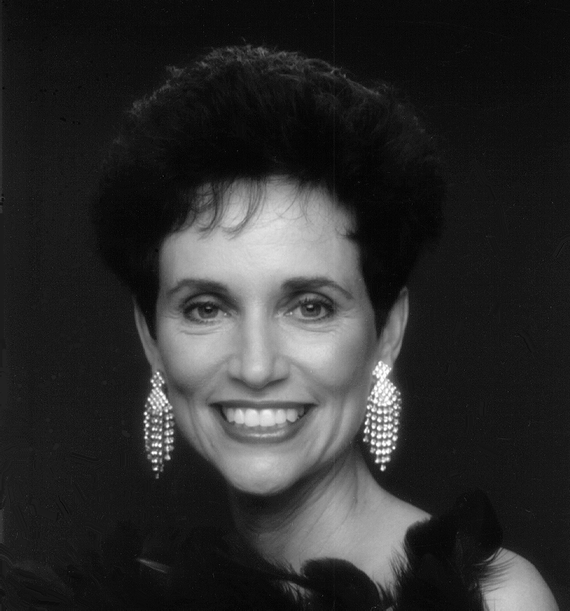
#> input picture exercise/week7/woman.png, 570 x 611 px, shrunk from 732 x 785 before the run
$ jupyter execute ex07.ipynb
#> lines starting #> are read from the running program, lines starting #| are printed output that depends on the picture; after the words box and inside, x2 and y2 are one past the last pixel; in counts of white or black regions, pixels touching at a corner belong together
[cell 1]
import numpy as np
import matplotlib.pyplot as plt
import imageio
from skimage.color import rgb2gray
from scipy.signal import correlate2d, convolve2d

[cell 2]
woman = imageio.imread("woman.png")
#> woman is the input picture: shape (611, 570); min 1, max 255, mean 46.4

[cell 3]
woman_dft = np.fft.fft2(woman)

[cell 4]
f = plt.figure(figsize=(10,8))
ax = f.add_subplot(121)
ax2 = f.add_subplot(122)

ax.imshow(np.log(np.abs(woman_dft)),cmap="gray")
ax.set_title("frequency spectrum")
ax2.imshow(np.angle(woman_dft),cmap="gray")
ax2.set_title("phase spectrum")

plt.show()

[cell 5]
def Fuv(freq, phase):
    return(np.real(np.fft.ifft2(np.multiply(freq, phase))))

[cell 6]
a = Fuv(np.abs(woman_dft), np.exp(1j*np.angle(woman_dft)))

[cell 7]
plt.imshow(a, cmap="gray")
plt.title("reconstructed image")
plt.show()

[cell 8]
plt.imshow(Fuv(1, np.exp(1j*np.angle(woman_dft))), cmap='gray')
#> call 2 of Fuv, with freq = 1, phase = array of shape (611, 570)
#> in Fuv (call 2), `return(np.real(np.fft.ifft2(np.multiply(freq, phase))))`:
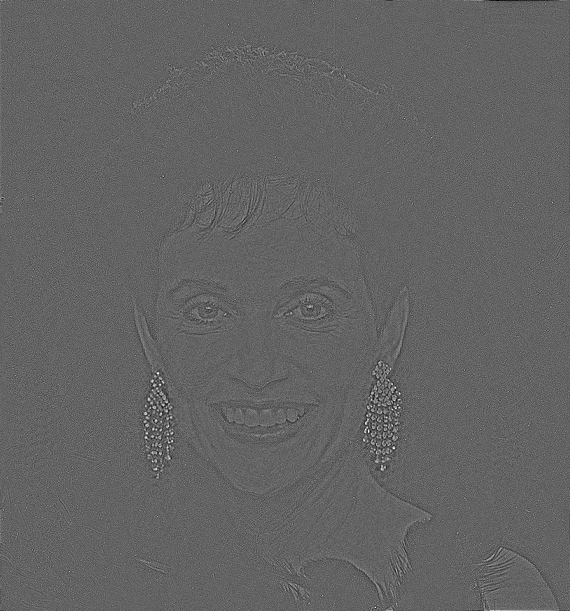
#> returned value: shape (611, 570) float64; min -0.0164, max 0.0255, mean 2.87e-06; drawn with min black and max white
plt.title("IDFT of phase only")
plt.show()

[cell 9]
woman_fftshit = np.fft.fftshift(woman_dft)

[cell 10]
plt.imshow(Fuv(np.abs(woman_fftshit),0), cmap='gray')
#> in Fuv (call 3), `return(np.real(np.fft.ifft2(np.multiply(freq, phase))))`: returned value: shape (611, 570) float64; every value is 0

Rotate image

[cell 11]
rot_img = np.rot90(woman)
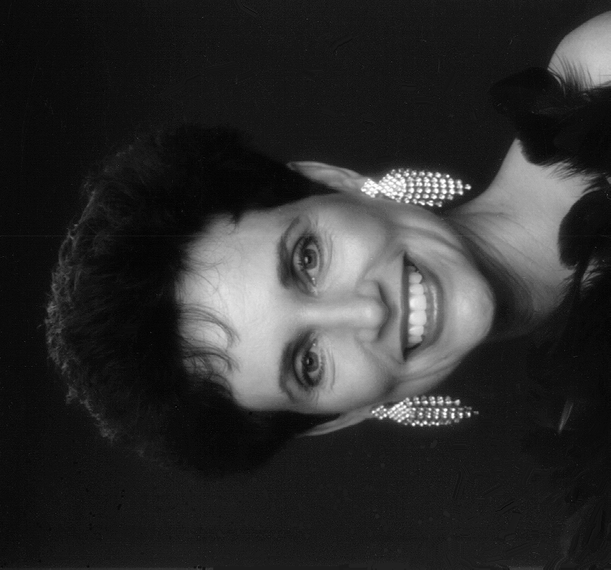
#> rot_img: shape (570, 611); min 1, max 255, mean 46.4
rot_img = np.rot90(rot_img)
#> rot_img: shape (611, 570)

[cell 12]
rot_dft = np.fft.fft2(rot_img)

[cell 13]
f = plt.figure(figsize=(15,10))
ax = f.add_subplot(141)
ax2 = f.add_subplot(142)
ax3 = f.add_subplot(143)
ax4 = f.add_subplot(144)

ax.imshow(np.log(np.abs(woman_dft)),cmap="gray")
ax.set_title("original dft")
ax2.imshow(np.log(np.abs(rot_dft)),cmap="gray")
ax2.set_title("frequency spectrum")
ax3.imshow(np.angle(woman_dft),cmap="gray")
ax3.set_title("original phase")
ax4.imshow(np.angle(rot_dft),cmap="gray")
ax4.set_title("phase spectrum")

plt.show()

Frequency seems same after rotation but phase is different

[cell 14]
saturn = imageio.imread("saturn.tif")
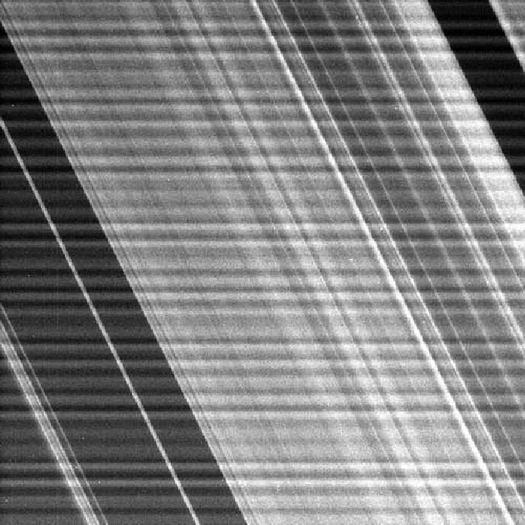
#> input picture exercise/week7/saturn.tif, 525 x 525 px, shrunk from 674 x 674 before the run
#> saturn is the input picture: shape (525, 525); min 0, max 255, mean 127.9

[cell 15]
plt.imshow(saturn,cmap="gray")

[cell 16]
filtr = np.ones([saturn.shape[0],saturn.shape[1]], dtype=np.uint8) * 255
filtr = filtr.astype('uint8')
plt.imshow(filtr, cmap='gray', vmin=0, vmax=255)

[cell 17]
saturn_dft = np.fft.fft2(saturn)

[cell 18]
saturn_shiftdft = np.fft.fftshift(saturn_dft)

[cell 19]
f = plt.figure(figsize=(10,8))
ax = f.add_subplot(121)
ax2 = f.add_subplot(122)

ax.imshow(np.log(np.abs(saturn_dft)),cmap="gray")
ax.set_title("saturn dft")
ax2.imshow(np.log(np.abs(saturn_shiftdft)),cmap="gray")
ax2.set_title("saturn shift dft")

plt.show()
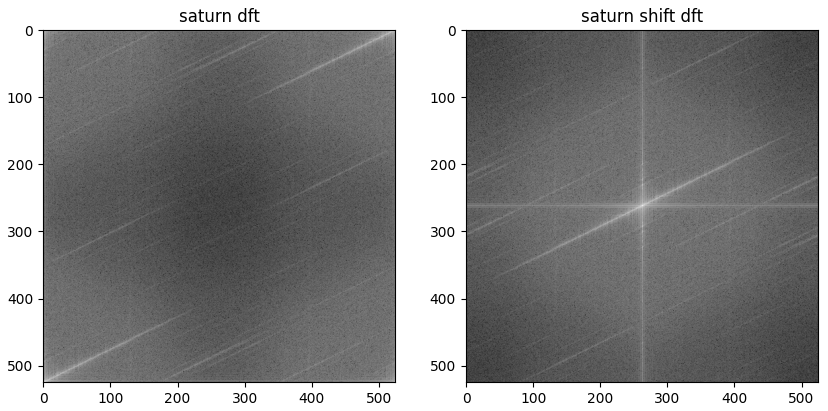
#> figure drawn by matplotlib, 2 panels

[cell 20]
plt.imshow(filtr,cmap="gray",vmin=0, vmax=255)

[cell 21]
mid_pixel = int(saturn.shape[0]/2)
#> mid_pixel = 262

[cell 22]
for i in range(saturn.shape[0]):
    if i <= mid_pixel - 5 or i > mid_pixel + 5:
        filtr[i][mid_pixel] = 0
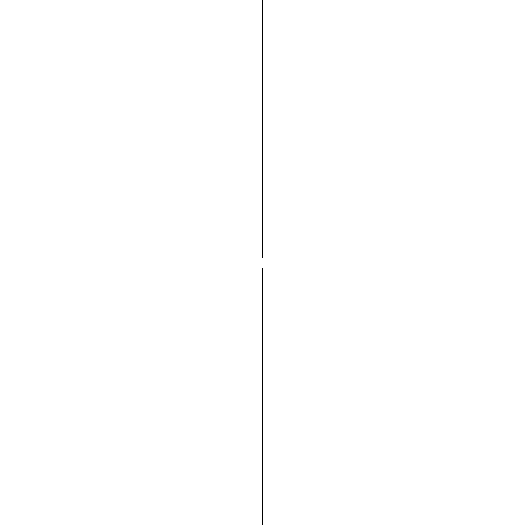
#> filtr: shape (525, 525); 99.8% white; black in thin lines or dots, all inside (x1, y1, x2, y2) = (262, 0, 263, 525)

[cell 23]
filtr = np.where(filtr==255,1,filtr)

[cell 24]
saturn_filtr = np.real(saturn_shiftdft) * filtr

[cell 25]
f = plt.figure(figsize=(10,8))
ax = f.add_subplot(121)
ax2 = f.add_subplot(122)

ax.imshow(np.log(np.abs(saturn_filtr)),cmap="gray")
ax.set_title("saturn dft after filter")
ax2.imshow(np.angle(saturn_shiftdft),cmap="gray")
ax2.set_title("saturn angel after filter")

plt.show()
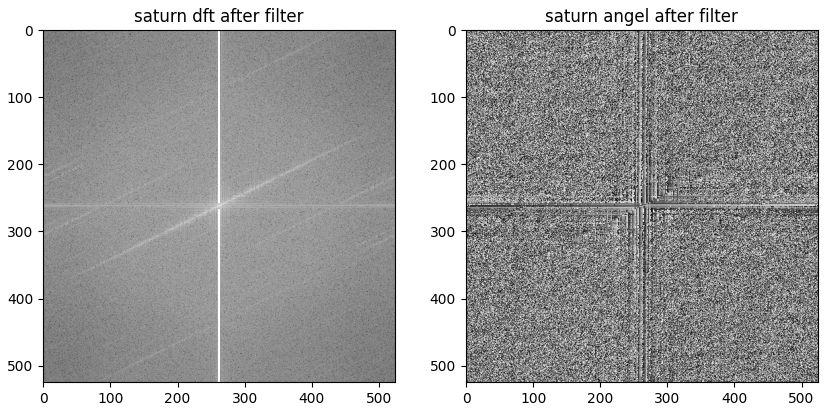
#> figure drawn by matplotlib, 2 panels

[cell 26]
saturn_ifft = np.real(np.fft.ifft2(np.fft.ifftshift(saturn_filtr)))
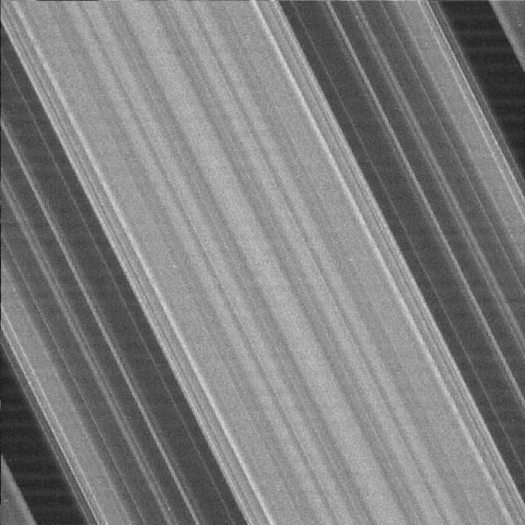
#> saturn_ifft: shape (525, 525) float64; min 21.41, max 218.8, mean 127.9

[cell 27]
plt.imshow(saturn_ifft, cmap='gray')

[cell 28]
hr_filtr = np.ones([saturn.shape[0],saturn.shape[1]], dtype=np.uint8) * 255
hr_filtr = filtr.astype('uint8')
for i in range(saturn.shape[0]):
    if i <= mid_pixel - 5 or i > mid_pixel + 5:
        hr_filtr[mid_pixel][i] = 0
#> hr_filtr: shape (525, 525); values 0 (black) and 1 (white), 99.6% white; black in thin lines or dots

hr_filtr = np.where(hr_filtr==255,1,hr_filtr)
saturn_hr_filtr = np.real(saturn_shiftdft) * hr_filtr
saturn_hr_ifft = np.real(np.fft.ifft2(np.fft.ifftshift(saturn_hr_filtr)))
plt.imshow(saturn_hr_ifft, cmap='gray')

[cell 29]
from skimage.feature import canny

[cell 30]
dog = imageio.imread('MaruTaro.jpg')
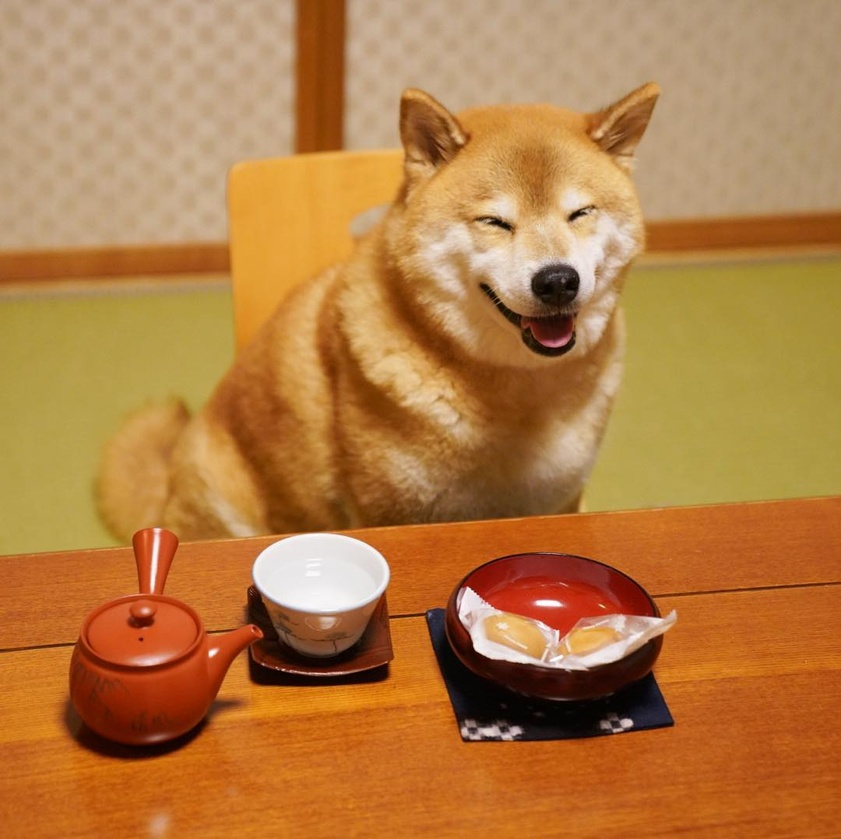
#> input picture exercise/week7/MaruTaro.jpg, 841 x 839 px, shrunk from 1080 x 1078 before the run
#> dog is the input picture: shape (839, 841, 3); mean R, G, B 179.6, 124.4, 68
dog = rgb2gray(dog)
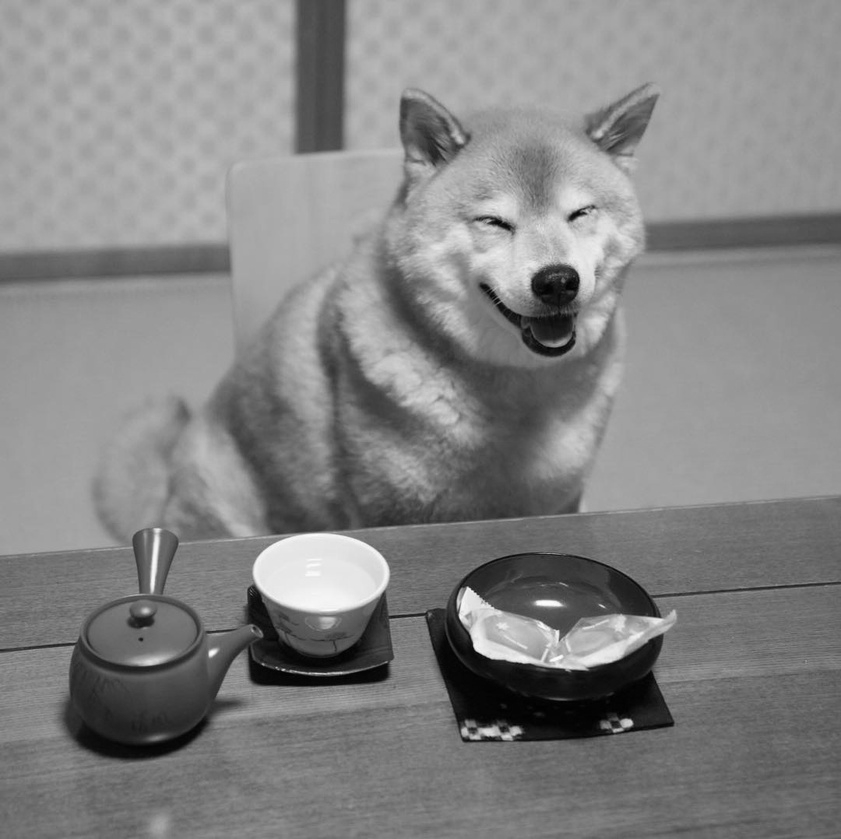
#> dog: shape (839, 841) float64; min 0.00333, max 0.996, mean 0.518

[cell 31]
edge_canny = canny(dog, sigma=2.3)
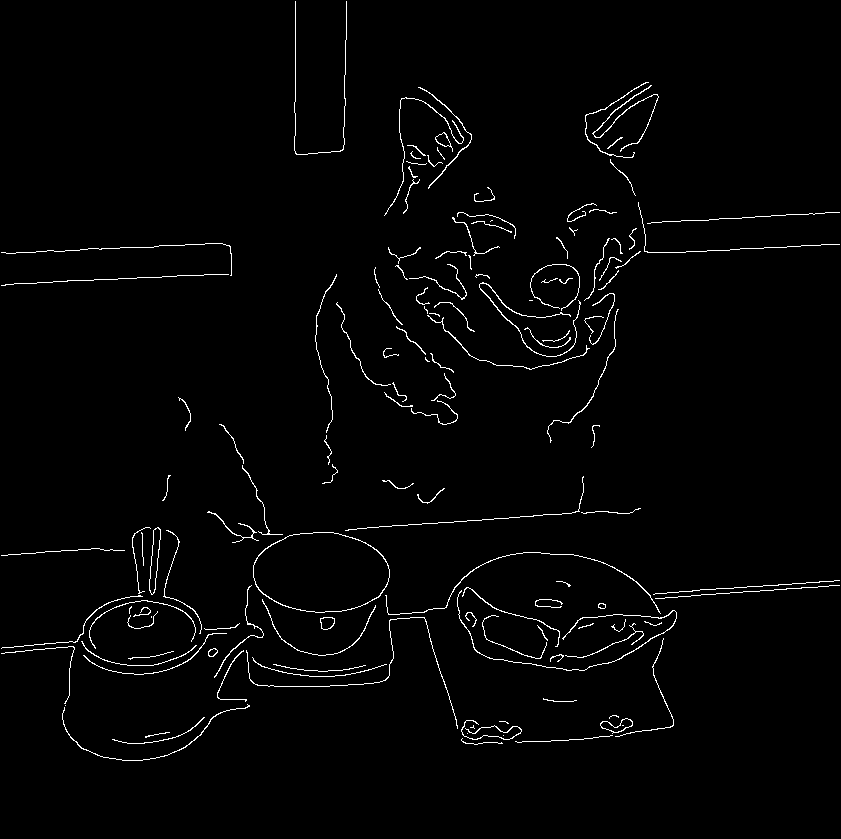
#> edge_canny: shape (839, 841) bool; 1.8% white in thin lines or dots
plt.figure(figsize=(12,8))
plt.imshow(edge_canny, cmap='gray')
